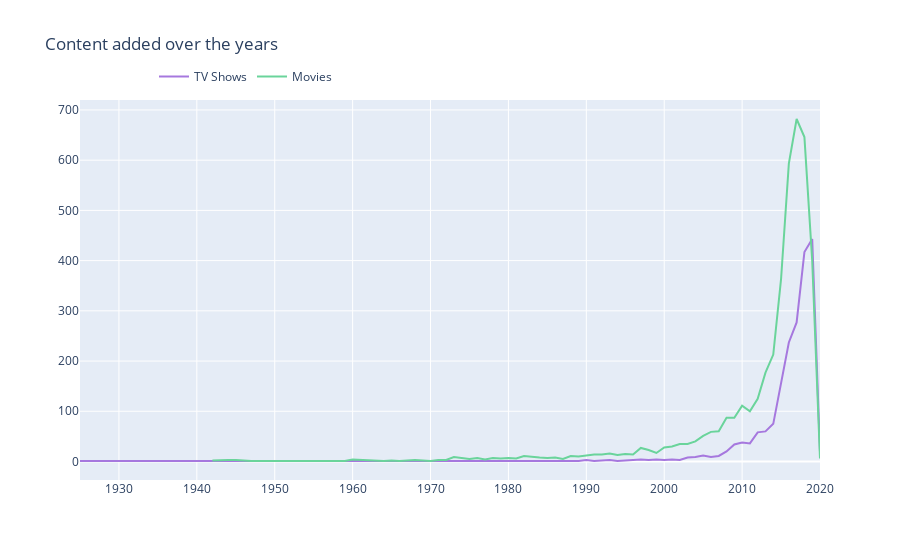

Write notebook code for a chart like this one.
### Code cell
d1 = df[df["type"] == "TV Show"]
d2 = df[df["type"] == "Movie"]

col = "release_year"

vc1 = d1[col].value_counts().reset_index()
vc1 = vc1.rename(columns = {col : "count", "index" : col})
vc1['percent'] = vc1['count'].apply(lambda x : 100*x/sum(vc1['count']))
vc1 = vc1.sort_values(col)

vc2 = d2[col].value_counts().reset_index()
vc2 = vc2.rename(columns = {col : "count", "index" : col})
vc2['percent'] = vc2['count'].apply(lambda x : 100*x/sum(vc2['count']))
vc2 = vc2.sort_values(col)

trace1 = go.Scatter(x=vc1[col], y=vc1["count"], name="TV Shows", marker=dict(color="#a678de"))
trace2 = go.Scatter(x=vc2[col], y=vc2["count"], name="Movies", marker=dict(color="#6ad49b"))
data = [trace1, trace2]
layout = go.Layout(title="Content added over the years", legend=dict(x=0.1, y=1.1, orientation="h"))
fig = go.Figure(data, layout=layout)
fig.show()

### Figure 1 — Plotly figure (JSON) as saved in the notebook; plotly's stock layout.template omitted (floating-point values rounded to 4 significant figures)
{"data": [{"marker": {"color": "#a678de"}, "name": "TV Shows", "type": "scatter", "x": [1925, 1946, 1963, 1967, 1968, 1972, 1974, 1977, 1979, 1981, 1985, 1986, 1988, 1989, 1990, 1991, 1992, 1993, 1994, 1995, 1996, 1997, 1998, 1999, 2000, 2001, 2002, 2003, 2004, 2005, 2006, 2007, 2008, 2009, 2010, 2011, 2012, 2013, 2014, 2015, 2016, 2017, 2018, 2019, 2020], "y": [1, 1, 1, 1, 1, 1, 1, 1, 1, 1, 1, 2, 2, 1, 3, 1, 2, 3, 1, 2, 3, 4, 3, 4, 3, 4, 3, 8, 9, 12, 9, 11, 20, 34, 38, 36, 58, 60, 75, 154, 237, 277, 417, 443, 19]}, {"marker": {"color": "#6ad49b"}, "name": "Movies", "type": "scatter", "x": [1942, 1943, 1944, 1945, 1946, 1947, 1954, 1955, 1956, 1958, 1959, 1960, 1962, 1964, 1965, 1966, 1967, 1968, 1969, 1970, 1971, 1972, 1973, 1974, 1975, 1976, 1977, 1978, 1979, 1980, 1981, 1982, 1983, 1984, 1985, 1986, 1987, 1988, 1989, 1990, 1991, 1992, 1993, 1994, 1995, 1996, 1997, 1998, 1999, 2000, 2001, 2002, 2003, 2004, 2005, 2006, 2007, 2008, 2009, 2010, 2011, 2012, 2013, 2014, 2015, 2016, 2017, 2018, 2019, 2020], "y": [2, 3, 3, 3, 2, 1, 1, 1, 1, 2, 1, 4, 3, 1, 2, 1, 2, 3, 2, 1, 3, 3, 9, 7, 5, 7, 4, 7, 6, 7, 6, 11, 9, 8, 7, 8, 5, 11, 10, 12, 14, 14, 16, 13, 15, 14, 27, 23, 17, 28, 30, 35, 35, 40, 51, 59, 60, 87, 87, 111, 100, 125, 177, 213, 363, 593, 682, 646, 400, 6]}], "layout": {"legend": {"orientation": "h", "x": 0.1, "y": 1.1}, "title": {"text": "Content added over the years"}}}
